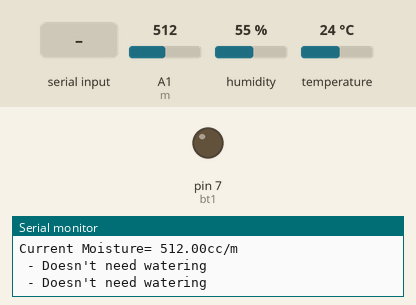
Bench run of a sketch on a simulated Arduino Uno, built with avr-gcc and run on an emulated ATmega328P. On the bench: output pins drawn as LEDs (lit = HIGH), the last lines printed to the serial monitor. The test bench sets the inputs (shaded band); at power-on: humidity 55 %, A1 (m) = 512, temperature 24 °C.

Above: at 1.2 s.
1.3 s: "1" received over Serial
At 2.5 s:
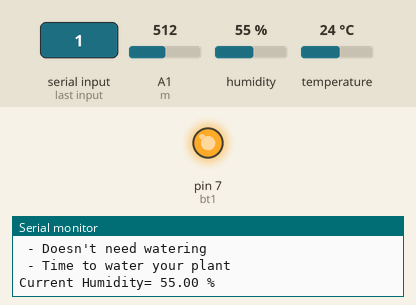
2.8 s: humidity set to 52 %
5.8 s: humidity set to 49 %
8.8 s: A1 (m) set to 105
11.8 s: A1 (m) set to 92
14.8 s: temperature set to 26 °C
Timing chart, 0 to 17.8 s (numbered marks = the images above; inputs shaded):
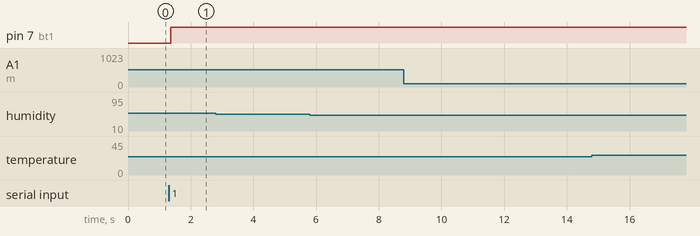

Measured:
- after the input at 1.3 s, pin 7 (bt1): LOW → HIGH after 0.06 s

The sketch:

Project_Code.ino
```cpp
#include <dht.h>
#define m A1
#define dht1 4
#define bt1 7
//int motorPin=3;
#define ledPin1 10
#define ledPin2 12
#define ledPin3 11
dht DHT;
int moisture_thresh=5000;
int humidity_thresh=50.0;
int temperature_thresh=25.0;
char state=0;
void setup()
{
Serial.begin(9600);
(ledPin1, OUTPUT); (ledPin2, OUTPUT); (ledPin3, OUTPUT);
pinMode(bt1,OUTPUT);
}
void loop()
{
  int chk = DHT.read11(dht1);
  float h=DHT.humidity;
  float t=DHT.temperature;
  float moisture= analogRead(m);
  Serial.print("Current Humidity= ");
  Serial.print(h);
  Serial.print(" % \n");
  Serial.print("Current Temperature= ");
  Serial.print(t);
  Serial.print(" C \n");
  Serial.print("Current Moisture= ");
  Serial.print(moisture);
  Serial.print("cc/m \n");
  if(h > humidity_thresh){
    Serial.println(" - Doesn't need watering");
    digitalWrite(ledPin1, LOW);
  }
  else {
    Serial.println(" - Time to water your plant");
    digitalWrite(ledPin1, HIGH);
  }

  if(t < temperature_thresh){
    Serial.println(" - Doesn't need watering");
    digitalWrite(ledPin2, LOW);
  }
  else {
    Serial.println(" - Time to water your plant");
    digitalWrite(ledPin2, HIGH);
  }

  if(moisture > moisture_thresh){
    Serial.println(" - Doesn't need watering");
    digitalWrite(ledPin3, LOW);
  }
  else {
    Serial.println(" - Time to water your plant");
    digitalWrite(ledPin3, HIGH);
  }
  if(Serial.available() > 0){ // Checks whether data is comming from the serial port
    state = Serial.read(); // Reads the data from the serial port
    Serial.println(state);

     if(state=='0')
     {
      digitalWrite(bt1,LOW);
     }
     else if(state=='1')
     {
      digitalWrite(bt1,HIGH);
     }
 }

}
```
